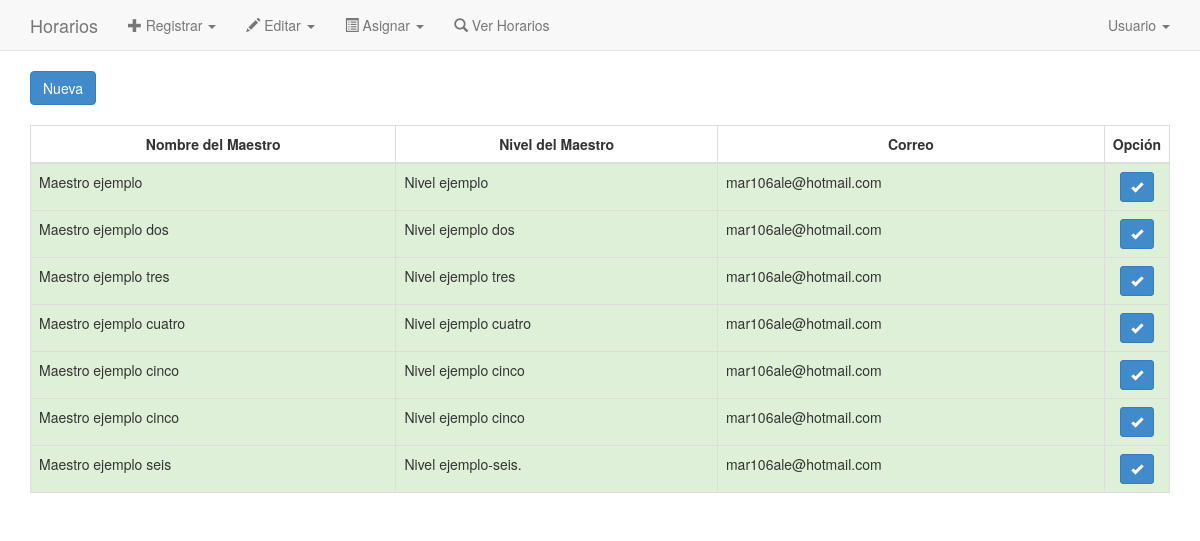
Screenshot of /index.php/inicio/edita_maestro with the database file from the repository.
### tables this page shows
CREATE TABLE IF NOT EXISTS `maestro` (
  `idMaestro` int(11) NOT NULL AUTO_INCREMENT,
  `Nombre` varchar(70) NOT NULL,
  `Nivel` varchar(45) NOT NULL,
  `Fecha_ingreso` varchar(30) NOT NULL,
  `Correo` varchar(45) NOT NULL,
  `Profordem` int(11) NOT NULL,
  `idEspecialidad` int(11) NOT NULL,
  PRIMARY KEY (`idMaestro`),
  KEY `fk_maestro_especialidad1_idx` (`idEspecialidad`)
);

### application/controllers/inicio.php (called while the page is built, shortened)
<?php if ( ! defined('BASEPATH')) exit('No direct script access allowed');
class Inicio extends CI_Controller {
	public function __construct()
	{
		$this->load->helper('url');
		$this->load->model('inicio_modelo');
		$this->load->database('default');
	}
	public function edita_maestro()
	{
		$datos['maestros']=$this->inicio_modelo->obtener_maestros();
		$this->load->view('editar/vista_edita_maestro',$datos);
	}
}

### index.php (called while the page is built, shortened)
<?php
require_once BASEPATH.'core/CodeIgniter.php';

### application/models/inicio_modelo.php (called while the page is built, shortened)
<?php
	class Inicio_modelo extends CI_Model
	{
		public function obtener_maestros()
		{
			$maestros= $this->db->get('maestro');
			if($maestros->num_rows()>0)
			{
				return $maestros->result();
			}
		}
	}
?>

### application/views/editar/vista_edita_maestro.php (the view, shortened to what this page needs)
<?php $this->load->helper('url'); ?>
<!DOCTYPE html>
<html lang="es">
    <?php $this->load->view('comunes/header'); ?>
<head>
</head>
<body>
	<?php $this->load->view('comunes/nav'); ?>
	<div class="container">
		<div class="btn-group span4">
	    	<a class="btn btn-primary span6" href="#addModal" role="button" data-toggle="modal">Nueva</a>
	    </div>
	    <br/>
	    <br/>
  		<div class="form-group">
  			<form action="<?php echo site_url('registrar_controlador/guarda_especialidad');?>" method="post">
	  			<div class="table-responsive">
	  				<table class="table table-hover table-bordered">
  						<thead>
  							<tr>
						      <th>Nombre del Maestro</th>
						      <th>Nivel del Maestro</th>
						      <th>Correo</th>
						      <th width="40px">Opción</th>
						    </tr>
						</thead>
						<tbody>
							<?php
								foreach ($maestros as $maestros) {
									echo "<tr>";
									echo "<td class='success' height='100%'>".$maestros->Nombre."</td>";
									echo "<td class='success' height='100%'>".$maestros->Nivel."</td>";
									echo "<td class='success' height='100%'>".$maestros->Correo."</td>";
									echo "<td class='success' align='center' height='100%'><button type='button' class='btn btn-primary btn-sm' title='Editar registro'><span class='glyphicon glyphicon-ok'></span></button></td>";
									echo "</tr>";
								}
							?>
					  	</tbody>
					</table>
				</div>
			</form>
		</div>
	</div>
</body>
</html>

### application/views/comunes/header.php (shortened to what this page needs)
<head>
	<link href="<?php echo base_url().BOOTSTRAP_CSS?>" rel="stylesheet">
	<link rel="stylesheet" href="<?php echo base_url().CSS ?>">
</head>

### application/views/comunes/nav.php (shortened to what this page needs)
<div class="navbar navbar-default navbar-static-top" role="navigation">
  <div class="container">
    <div class="navbar-header">
      <a class="navbar-brand" href="#">Horarios</a>
    </div>
    <div class="navbar-collapse collapse">
      <ul class="nav navbar-nav">
      	<li class="dropdown">
          <a href="#" class="dropdown-toggle" data-toggle="dropdown"><span class="glyphicon glyphicon-plus"></span> Registrar <b class="caret"></b></a>
        </li>
        <li class="dropdown">
          <a href="#" class="dropdown-toggle" data-toggle="dropdown"><span class="glyphicon glyphicon-pencil"></span> Editar <b class="caret"></b></a>
        </li>
        <li class="dropdown">
          <a href="#" class="dropdown-toggle" data-toggle="dropdown"><span class="glyphicon glyphicon-list-alt"></span> Asignar <b class="caret"></b></a>
        </li>
        <li><a href="#"><span class="glyphicon glyphicon-search"></span> Ver Horarios</a></li>
      </ul>
      <ul class="nav navbar-nav navbar-right">
      	<li class="dropdown">
          <a href="#" class="dropdown-toggle" data-toggle="dropdown">Usuario <b class="caret"></b></a>
        </li>
      </ul>
    </div>
  </div>
</div>

### assets/css.css (style rules this page uses)
* { margin: 0; padding: 0; }
.table th { text-align: center; }

### rows the page displays
maestro: Nombre "Maestro ejemplo", Nivel "Nivel ejemplo", Correo "mar106ale@hotmail.com"
maestro: Nombre "Maestro ejemplo dos", Nivel "Nivel ejemplo dos", Correo "mar106ale@hotmail.com"
maestro: Nombre "Maestro ejemplo tres", Nivel "Nivel ejemplo tres", Correo "mar106ale@hotmail.com"
maestro: Nombre "Maestro ejemplo cuatro", Nivel "Nivel ejemplo cuatro", Correo "mar106ale@hotmail.com"
maestro: Nombre "Maestro ejemplo cinco", Nivel "Nivel ejemplo cinco", Correo "mar106ale@hotmail.com"
maestro: Nombre "Maestro ejemplo cinco", Nivel "Nivel ejemplo cinco", Correo "mar106ale@hotmail.com"
maestro: Nombre "Maestro ejemplo seis", Nivel "Nivel ejemplo-seis.", Correo "mar106ale@hotmail.com"
